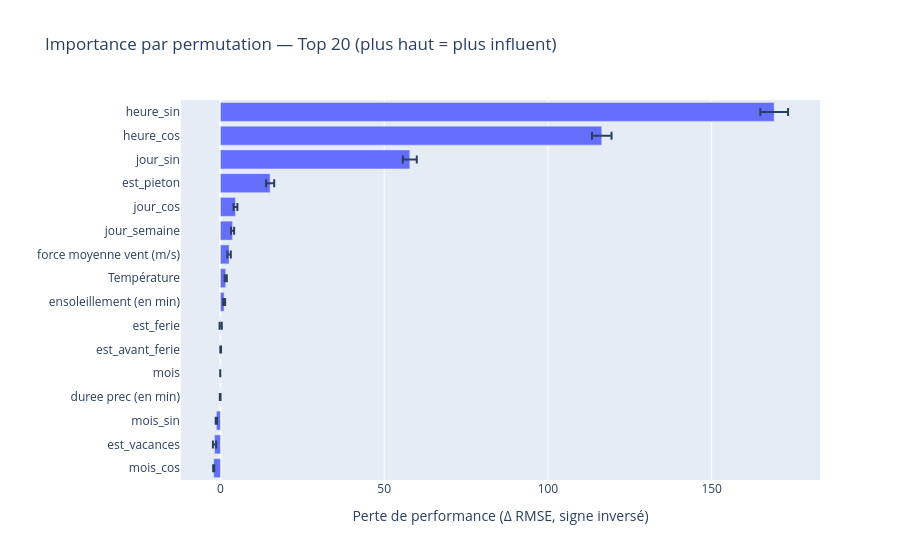

Source (notebook cell):
### Code cell
from sklearn.inspection import permutation_importance
import pandas as pd
import numpy as np
import plotly.express as px

# 1) Importance par permutation sur le pipeline complet (prétraitements inclus)
perm = permutation_importance(
    estimator=pipe,
    X=X_test,
    y=y_test,
    n_repeats=20,
    random_state=42,
    scoring='neg_root_mean_squared_error'  # cohérent avec votre RMSE
)

imp_df = (
    pd.DataFrame({
        'feature': features,
        'importance_mean': perm.importances_mean,
        'importance_std': perm.importances_std
    })
    .sort_values('importance_mean', ascending=False)
)

print(imp_df.head(20))

# 2) Bar chart Plotly (top 20)
topk = imp_df.head(20).sort_values('importance_mean', ascending=True)
fig = px.bar(
    topk,
    x='importance_mean', y='feature',
    error_x='importance_std',
    orientation='h',
    title='Importance par permutation — Top 20 (plus haut = plus influent)'
)
fig.update_layout(xaxis_title="Perte de performance (Δ RMSE, signe inversé)", yaxis_title="")
fig.show()

### Figure 1 — Plotly figure (JSON) as saved in the notebook; plotly's stock layout.template omitted (floating-point values rounded to 4 significant figures)
{"data": [{"error_x": {"array": [0.1565, 0.4787, 0.213, 0.1088, 0.01587, 0.1161, 0.3401, 0.3092, 0.3215, 0.5234, 0.4765, 0.5858, 1.25, 2.128, 2.987, 4.238]}, "hovertemplate": "importance_mean=%{x}<br>feature=%{y}<extra></extra>", "legendgroup": "", "marker": {"color": "#636efa", "pattern": {"shape": ""}}, "name": "", "orientation": "h", "showlegend": false, "textposition": "auto", "type": "bar", "x": [-2.067, -1.806, -1.241, -0.07738, -0.06439, 0.06552, 0.08266, 1.13, 1.63, 2.65, 3.703, 4.591, 15.17, 57.82, 116.4, 169.1], "xaxis": "x", "y": ["mois_cos", "est_vacances", "mois_sin", "duree prec (en min)", "mois", "est_avant_ferie", "est_ferie", "ensoleillement (en min)", "Température", "force moyenne vent (m/s)", "jour_semaine", "jour_cos", "est_pieton", "jour_sin", "heure_cos", "heure_sin"], "yaxis": "y"}], "layout": {"barmode": "relative", "legend": {"tracegroupgap": 0}, "title": {"text": "Importance par permutation — Top 20 (plus haut = plus influent)"}, "xaxis": {"anchor": "y", "domain": [0, 1], "title": {"text": "Perte de performance (Δ RMSE, signe inversé)"}}, "yaxis": {"anchor": "x", "domain": [0, 1], "title": {"text": ""}}}}
